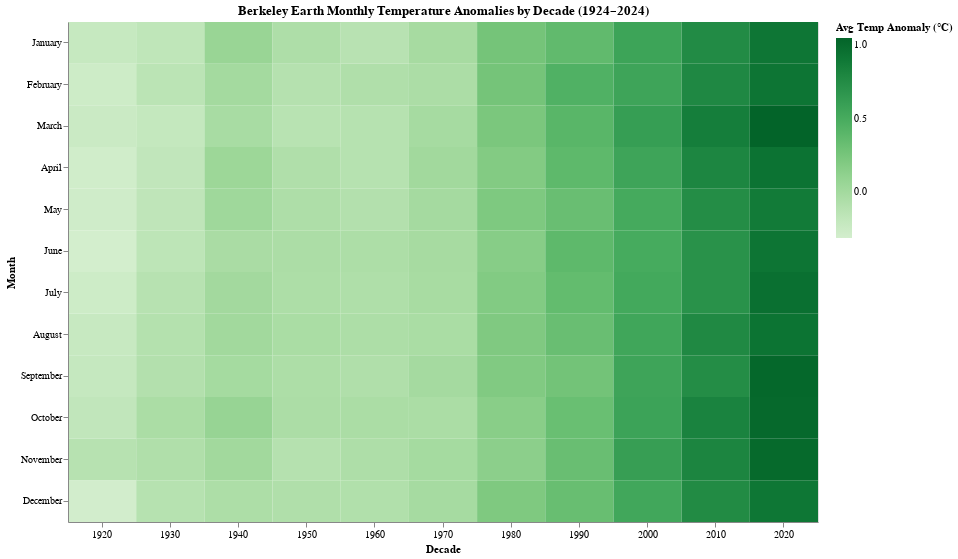

The cell this chart's notebook holds for it:
### Code cell
berk["Decade"] = (berk["Year_num"] // 10) * 10

decade_month_avg = (
    berk
        .groupby(["Decade", "Month"], as_index=False)["Mean"]
        .mean()
)

vis3 = (
    alt.Chart(decade_month_avg)
        .mark_rect()
        .encode(
            x=alt.X(
                "Decade:O",
                title="Decade",
                axis=alt.Axis(labelAngle=0)
            ),
            y=alt.Y(
                "Month:N",
                sort=[
                    "January", "February", "March", "April", "May", "June",
                    "July", "August", "September", "October", "November", "December"
                ],
                title="Month"
            ),
            color=alt.Color(
                "Mean:Q",
                title="Avg Temp Anomaly (°C)",
                scale=alt.Scale(scheme="greens")
            ),
            tooltip=[
                alt.Tooltip("Decade:O", title="Decade"),
                alt.Tooltip("Month:N", title="Month"),
                alt.Tooltip("Mean:Q", title="Avg Anomaly (°C)", format=".2f")
            ]
        )
        .properties(
            title="Berkeley Earth Monthly Temperature Anomalies by Decade (1924–2024)",
            width=750,
            height=500
        )
)

vis3_path = "../plots/heatmap.html"
vis3.save(vis3_path)

vis3.show()

### Figure 1 — Vega-Lite specification as saved in the notebook (floating-point values rounded to 4 significant figures; data arrays with more than 128 entries replaced by an {"elided": "..."} marker saying what was removed)
{"config": {"view": {"continuousWidth": 300, "continuousHeight": 300}}, "data": {"name": "data-68427d68d193973d2df6a3eafc4094da"}, "mark": {"type": "rect"}, "encoding": {"color": {"field": "Mean", "scale": {"scheme": "greens"}, "title": "Avg Temp Anomaly (°C)", "type": "quantitative"}, "tooltip": [{"field": "Decade", "title": "Decade", "type": "ordinal"}, {"field": "Month", "title": "Month", "type": "nominal"}, {"field": "Mean", "format": ".2f", "title": "Avg Anomaly (°C)", "type": "quantitative"}], "x": {"axis": {"labelAngle": 0}, "field": "Decade", "title": "Decade", "type": "ordinal"}, "y": {"field": "Month", "sort": ["January", "February", "March", "April", "May", "June", "July", "August", "September", "October", "November", "December"], "title": "Month", "type": "nominal"}}, "height": 500, "title": "Berkeley Earth Monthly Temperature Anomalies by Decade (1924–2024)", "width": 750, "$schema": "https://vega.github.io/schema/vega-lite/v5.20.1.json", "datasets": {"data-68427d68d193973d2df6a3eafc4094da": {"elided": "132 records"}}}
